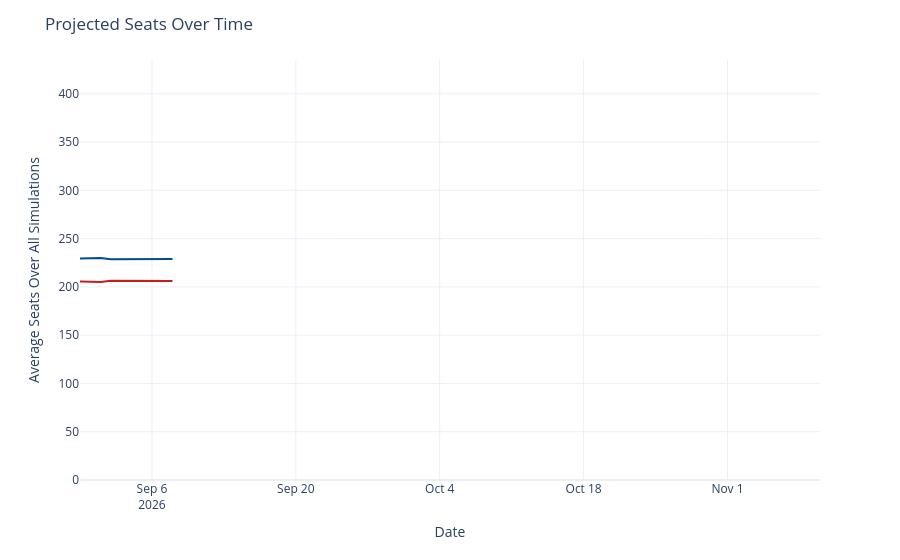

Notebook source saved alongside this figure:
### Code cell
seats_over_time = output_ts[(output_ts['geo'] == 'US House') &
                             (output_ts['type'] == 'seats')]
seats_over_time['rep_seats'] = seats_over_time['y'].map(lambda x: 435 - x)
seats_over_time = seats_over_time.rename({'y': 'Democrats', 'rep_seats': 'Republicans'}, axis=1)
seats_time_ser = px.line(seats_over_time, x='date', y=['Democrats', 'Republicans'], template='plotly_white',
                        color_discrete_map={'Democrats': '#004b97', 'Republicans': '#c71e1d'},)
seats_time_ser.update_traces(hovertemplate="%{y:.1f}")
seats_time_ser.update_layout(
    xaxis=dict(range=[pd.to_datetime('2026-08-30'), pd.to_datetime('2026-11-10')]),
    yaxis=dict(range=[0, 435]),
    xaxis_title='Date',
    yaxis_title='Average Seats Over All Simulations',
    title=dict(text="Projected Seats Over Time"),
    hovermode="x",
    showlegend=False
)
seats_time_ser

### Figure 1 — Plotly figure (JSON) as saved in the notebook; plotly's stock layout.template omitted (floating-point values rounded to 4 significant figures)
{"data": [{"hovertemplate": "%{y:.1f}", "legendgroup": "Democrats", "line": {"color": "#004b97", "dash": "solid"}, "marker": {"symbol": "circle"}, "mode": "lines", "name": "Democrats", "orientation": "v", "showlegend": true, "type": "scatter", "x": ["2026-08-30", "2026-08-31", "2026-09-01", "2026-09-02", "2026-09-03", "2026-09-04", "2026-09-05", "2026-09-06", "2026-09-07", "2026-09-08"], "xaxis": "x", "y": [229.4, 230.0, 230.0, 228.5, 228.5, 228.7, 228.7, 228.9, 228.8, 228.9], "yaxis": "y"}, {"hovertemplate": "%{y:.1f}", "legendgroup": "Republicans", "line": {"color": "#c71e1d", "dash": "solid"}, "marker": {"symbol": "circle"}, "mode": "lines", "name": "Republicans", "orientation": "v", "showlegend": true, "type": "scatter", "x": ["2026-08-30", "2026-08-31", "2026-09-01", "2026-09-02", "2026-09-03", "2026-09-04", "2026-09-05", "2026-09-06", "2026-09-07", "2026-09-08"], "xaxis": "x", "y": [205.6, 205.0, 205.0, 206.5, 206.5, 206.3, 206.3, 206.1, 206.2, 206.1], "yaxis": "y"}], "layout": {"hovermode": "x", "legend": {"title": {"text": "variable"}, "tracegroupgap": 0}, "margin": {"t": 60}, "showlegend": false, "title": {"text": "Projected Seats Over Time"}, "xaxis": {"anchor": "y", "domain": [0, 1], "range": ["2026-08-30T00:00:00", "2026-11-10T00:00:00"], "title": {"text": "Date"}}, "yaxis": {"anchor": "x", "domain": [0, 1], "range": [0, 435], "title": {"text": "Average Seats Over All Simulations"}}}}
